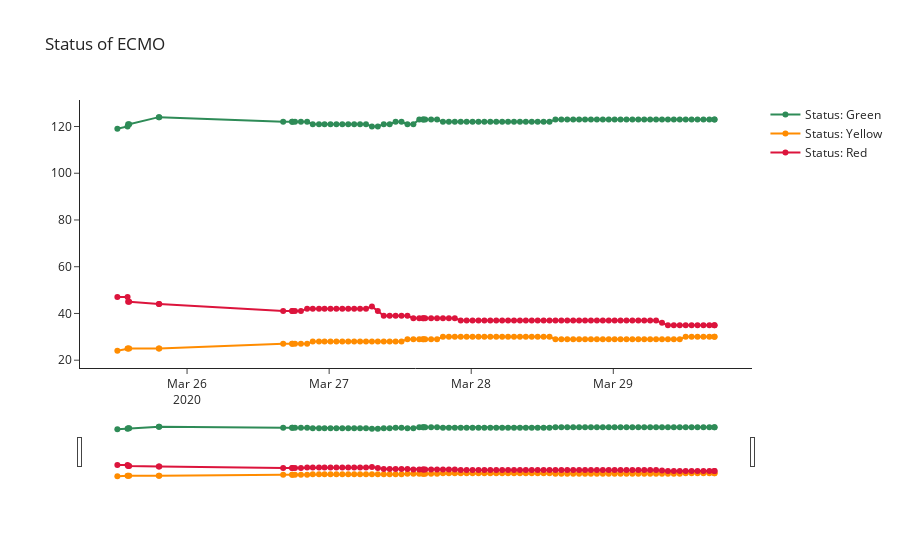

This figure's notebook cell:
### Code cell
fig = go.Figure()
fig.add_trace(go.Scatter(x=df.index, y=df.ecmo_green, 
                         name="Status: Green", mode = 'lines+markers',
                         line_color='SeaGreen',connectgaps=False))
fig.add_trace(go.Scatter(x=df.index, y=df.ecmo_yellow, 
                         name="Status: Yellow", mode = 'lines+markers',
                         line_color='DarkOrange',connectgaps=False))
fig.add_trace(go.Scatter(x=df.index, y=df.ecmo_red, 
                         name="Status: Red",mode = 'lines+markers',
                         line_color='Crimson',connectgaps=False))

fig.update_layout(title_text='Status of ECMO', xaxis_rangeslider_visible=True, template='simple_white')
fig.show()
fig.write_html("low_care.html")
